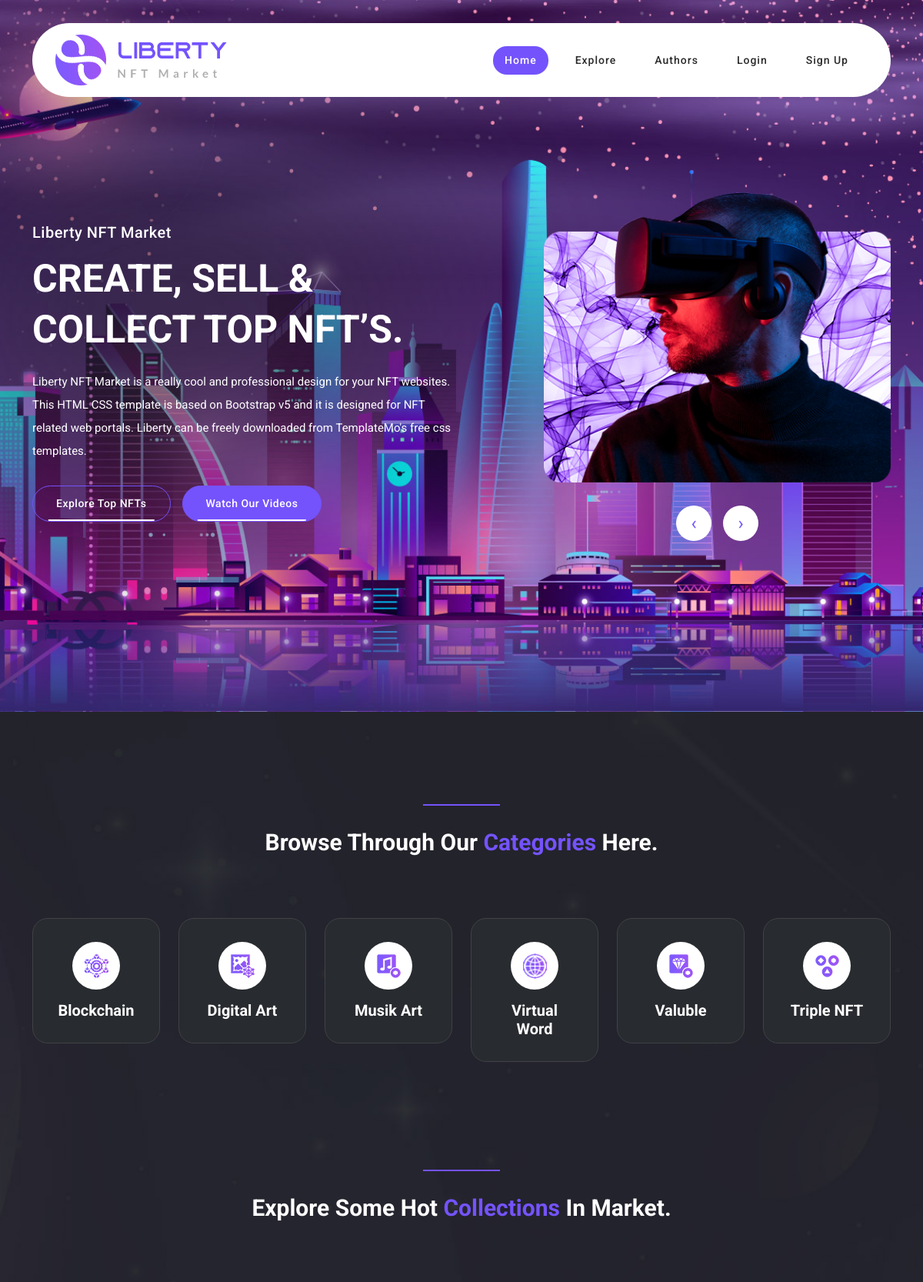
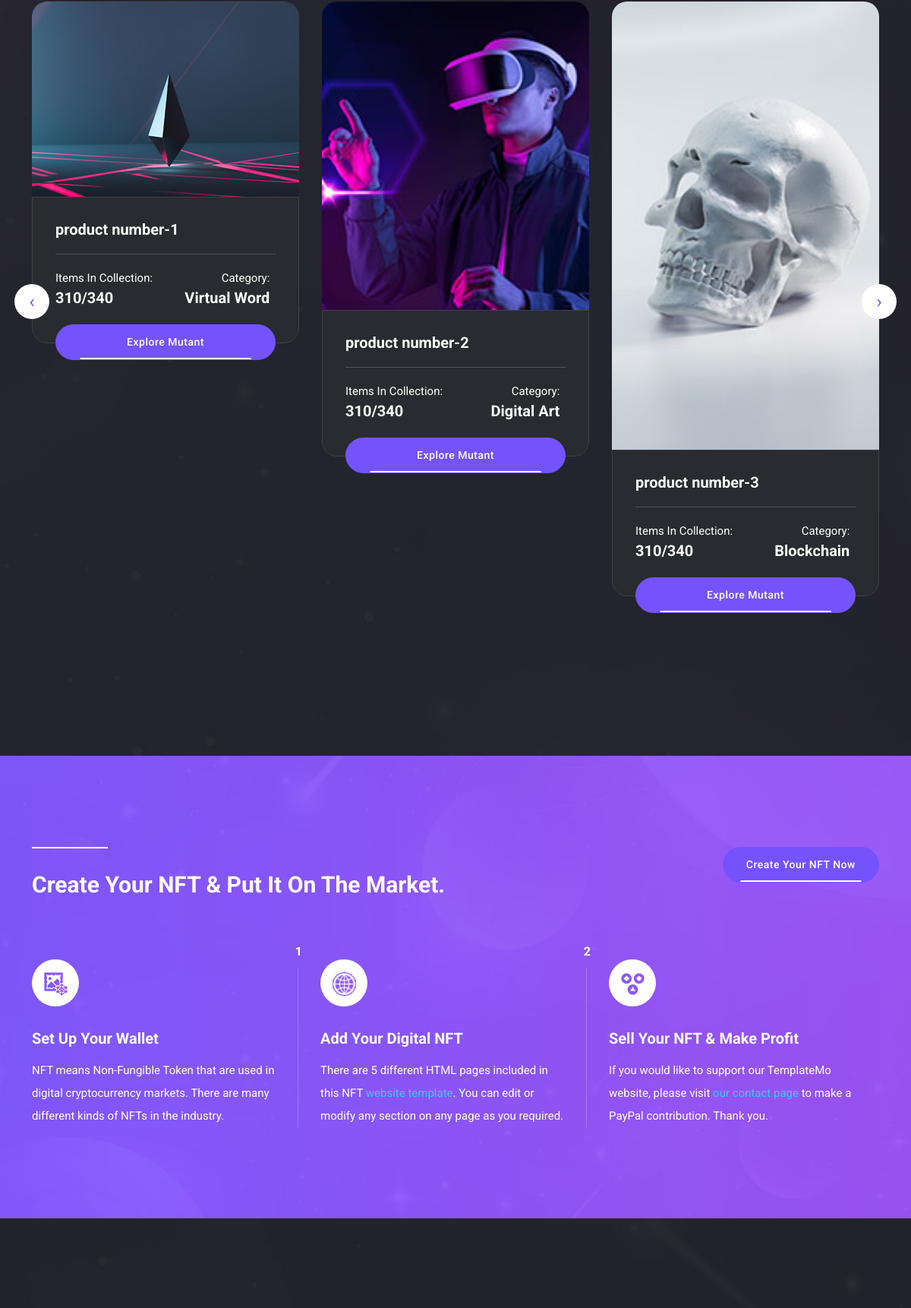
The page / (upper part) on the database its author committed (2 pictures, top to bottom).
### apps/market/models.py (models this page shows, shortened)
class AbstractBaseModel(models.Model):
    created_at = models.DateTimeField(auto_now_add=True)
    updated_at = models.DateTimeField(auto_now=True)
    class Meta:
        abstract = True

class Categoriy(AbstractBaseModel):
    name = models.CharField(max_length=40)
    image = models.ImageField(upload_to='categories/')
    def __str__(self): return self.name

class Product(AbstractBaseModel):
    image = models.ImageField(upload_to="products/")
    title = models.CharField(max_length=60)
    desciptions = models.TextField()
    price = models.FloatField(default=0)
    count = models.IntegerField(default=0)
    categories = models.ForeignKey(Categoriy, models.CASCADE, 'categories')
    ovner = models.CharField(max_length=48)
    author = models.ForeignKey(settings.AUTH_USER_MODEL, models.CASCADE, 'products')

### apps/market/views.py (the view)
# urls.py: path('', HomePageView.as_view(), name='home'),
class HomePageView(View):
    def get(self, request):
        context = {}
        products = Product.objects.all()
        categroies = Categoriy.objects.all()
        context['products'] = products
        context['categories'] = categroies
        return render(request, 'index.html', context)

### templates/index.html (shortened to what this page needs)
{% extends 'base.html' %}
{% load static %}
{% block content %}
  <div class="main-banner">
    <div class="container">
      <div class="row">
        <div class="col-lg-6 align-self-center">
          <div class="header-text">
            <h6>Liberty NFT Market</h6>
            <h2>Create, Sell &amp; Collect Top NFT’s.</h2>
            <p>Liberty NFT Market is a really cool and professional design for your NFT websites. This HTML CSS template is based on Bootstrap v5 and it is designed for NFT related web portals. Liberty can be freely downloaded from TemplateMo's free css templates.</p>
            <div class="buttons">
              <div class="border-button">
                <a href="{% url 'market:explore' %}">Explore Top NFTs</a>
              </div>
              <div class="main-button">
                <a href="https://youtube.com/templatemo" target="_blank">Watch Our Videos</a>
              </div>
            </div>
          </div>
        </div>
        <div class="col-lg-5 offset-lg-1">
          <div class="owl-banner owl-carousel">
            <div class="item">
              <img src="{% static 'img/banner-01.png' %}" alt="">
            </div>
          </div>
        </div>
      </div>
    </div>
  </div>
  <div class="categories-collections">
    <div class="container">
      <div class="row">
        <div class="col-lg-12">
          <div class="categories">
            <div class="row">
              <div class="col-lg-12">
                <div class="section-heading">
                  <div class="line-dec"></div>
                  <h2>Browse Through Our <em>Categories</em> Here.</h2>
                </div>
              </div>
              {% for categoriy in categories %}
              <div class="col-lg-2 col-sm-6">
                <div class="item">
                  <div class="icon">
                    <img src="{{ categoriy.image.url }}" alt="">
                  </div>
                  <h4>{{ categoriy.name }}</h4>
                </div>
              </div>
              {% endfor %}
            </div>
          </div>
        </div>
        {% include 'includes/products_corusel.html' %}
      </div>
    </div>
  </div>
  <div class="create-nft">
    <div class="container">
      <div class="row">
        <div class="col-lg-8">
          <div class="section-heading">
            <div class="line-dec"></div>
            <h2>Create Your NFT & Put It On The Market.</h2>
          </div>
        </div>
        <div class="col-lg-4">
          <div class="main-button">
            <a href="create.html">Create Your NFT Now</a>
          </div>
        </div>
        <div class="col-lg-4">
          <div class="item first-item">
            <div class="number">
              <h6>1</h6>
            </div>
            <div class="icon">
              <img src="{% static 'img/icon-02.png' %}" alt="">
            </div>
            <h4>Set Up Your Wallet</h4>
            <p>NFT means Non-Fungible Token that are used in digital cryptocurrency markets. There are many different kinds of NFTs in the industry.</p>
          </div>
        </div>
        <div class="col-lg-4">
          <div class="item second-item">
            <div class="number">
              <h6>2</h6>
            </div>
            <div class="icon">
              <img src="{% static 'img/icon-04.png' %}" alt="">
            </div>
            <h4>Add Your Digital NFT</h4>
            <p>There are 5 different HTML pages included in this NFT <a href="https://templatemo.com/page/1" target="_blank" rel="nofollow">website template</a>. You can edit or modify any section on any page as you required.</p>
          </div>
        </div>
        <div class="col-lg-4">
          <div class="item">
            <div class="icon">
              <img src="{% static 'img/icon-06.png' %}" alt="">
            </div>
            <h4>Sell Your NFT &amp; Make Profit</h4>
            <p>If you would like to support our TemplateMo website, please visit <a rel="nofollow" href="https://templatemo.com/contact" target="_parent">our contact page</a> to make a PayPal contribution. Thank you.</p>
          </div>
        </div>
      </div>
    </div>
  </div>
  <div class="currently-market">
  </div>
{% endblock %}

### templates/includes/products_corusel.html
<div class="col-lg-12">
    <div class="collections">
      <div class="row">
        <div class="col-lg-12">
          <div class="section-heading">
            <div class="line-dec"></div>
            <h2>Explore Some Hot <em>Collections</em> In Market.</h2>
          </div>
        </div>
        <div class="col-lg-12">
          <div class="owl-collection owl-carousel">
            {% for product in products %}
            <div class="item">
              <img src="{{ product.image.url }}" alt="img">
              <div class="down-content">
                <h4>{{ product.title }}</h4>
                <span class="collection">Items In Collection:<br><strong>310/340</strong></span>
                <span class="category">Category:<br><strong>{{ product.categories }}</strong></span>
                <div class="main-button">
                  <a href="{% url 'market:explore-categoriy' product.categories.pk %}">Explore Mutant</a>
                </div>
              </div>
            </div>
            {% empty %}
              <h3>Now products</h3>
            {% endfor %}
          </div>
        </div>
      </div>
    </div>
  </div>

### rows shown on the page
Categoriy: image (picture), name "Blockchain"
Categoriy: image (picture), name "Digital Art"
Categoriy: image (picture), name "Musik Art"
Categoriy: image (picture), name "Virtual Word"
Categoriy: image (picture), name "Valuble"
Categoriy: image (picture), name "Triple NFT"
Product: image (picture), title "product number-1", categories "Virtual Word"
Product: image (picture), title "product number-2", categories "Digital Art"
Product: image (picture), title "product number-3", categories "Blockchain"
